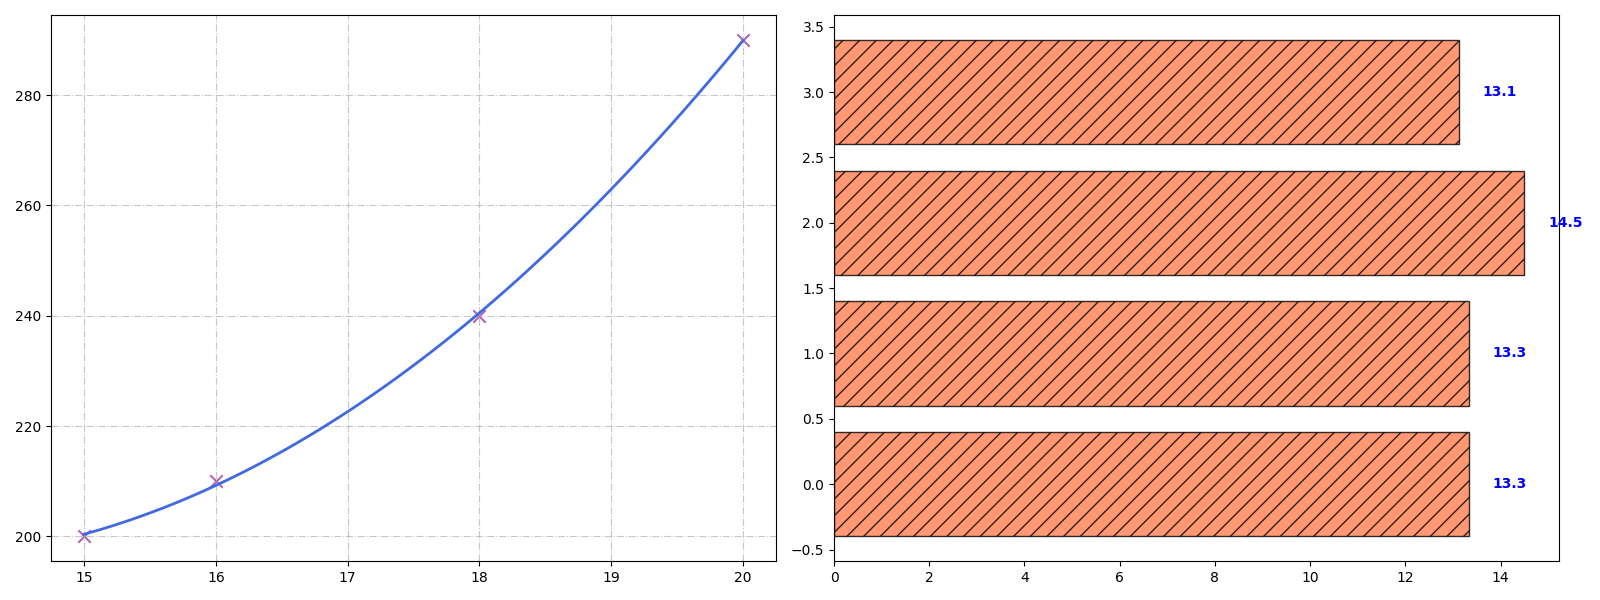

Generate this figure with Python:
import matplotlib.pyplot as plt
import numpy as np
from scipy.optimize import curve_fit

species_count = np.array([15, 18, 20, 16])
sightings = np.array([200, 240, 290, 210])

def quadratic_model(x, a, b, c):
    return a * x**2 + b * x + c

params, covariance = curve_fit(quadratic_model, species_count, sightings)
species_fit = np.linspace(min(species_count), max(species_count), 100)
sightings_fit = quadratic_model(species_fit, *params)
avg_sightings_per_species = sightings / species_count

fig, axes = plt.subplots(1, 2, figsize=(16, 6))

axes[0].scatter(species_count, sightings, color='purple', marker='x', s=80, alpha=0.6)
axes[0].plot(species_fit, sightings_fit, color='royalblue', linestyle='-', linewidth=2)
axes[0].grid(linestyle='-.', alpha=0.7)

axes[1].barh(range(len(avg_sightings_per_species)), avg_sightings_per_species, color='coral', alpha=0.8, edgecolor='black', hatch='//')
for i, v in enumerate(avg_sightings_per_species):
    axes[1].text(v + 0.5, i, f"{v:.1f}", color='blue', va='center', fontweight='bold')

plt.tight_layout()
plt.show()
